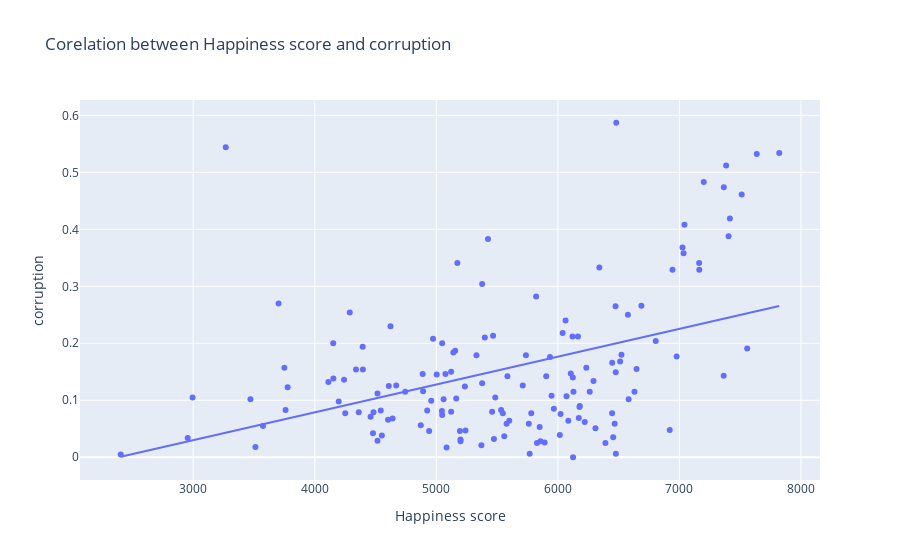

The cell this chart's notebook holds for it:
### Code cell
## lets take a another corelation 
#df.head()
fig = px.scatter(df, x=df["Happiness score"], y=df["corruption"],trendline="ols"
                 ,title='Corelation between Happiness score and corruption')
fig.show()

### Figure 1 — Plotly figure (JSON) as saved in the notebook; plotly's stock layout.template omitted (floating-point values rounded to 4 significant figures; data arrays with more than 128 entries replaced by an {"elided": "..."} marker saying what was removed)
{"data": [{"hovertemplate": "Happiness score=%{x}<br>corruption=%{y}<extra></extra>", "legendgroup": "", "marker": {"color": "#636efa", "symbol": "circle"}, "mode": "markers", "name": "", "orientation": "v", "showlegend": false, "type": "scatter", "x": {"elided": "146 int values"}, "xaxis": "x", "y": {"elided": "146 float values"}, "yaxis": "y"}, {"hovertemplate": "<b>OLS trendline</b><br>corruption = 4.88328e-05 * Happiness score + -0.116416<br>R<sup>2</sup>=0.173236<br><br>Happiness score=%{x}<br>corruption=%{y} <b>(trend)</b><extra></extra>", "legendgroup": "", "marker": {"color": "#636efa", "symbol": "circle"}, "mode": "lines", "name": "", "showlegend": false, "type": "scatter", "x": {"elided": "146 int values"}, "xaxis": "x", "y": {"elided": "146 float values"}, "yaxis": "y"}], "layout": {"legend": {"tracegroupgap": 0}, "title": {"text": "Corelation between Happiness score and corruption"}, "xaxis": {"anchor": "y", "domain": [0, 1], "title": {"text": "Happiness score"}}, "yaxis": {"anchor": "x", "domain": [0, 1], "title": {"text": "corruption"}}}}
